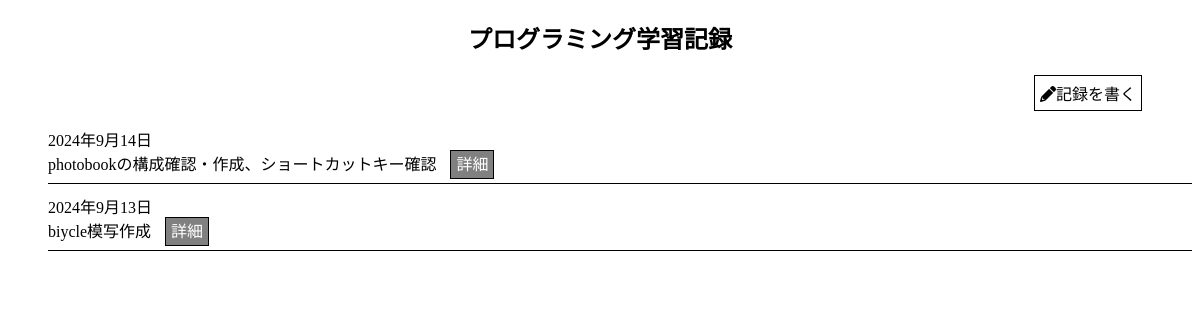
Page /record/ on the earlier database version.
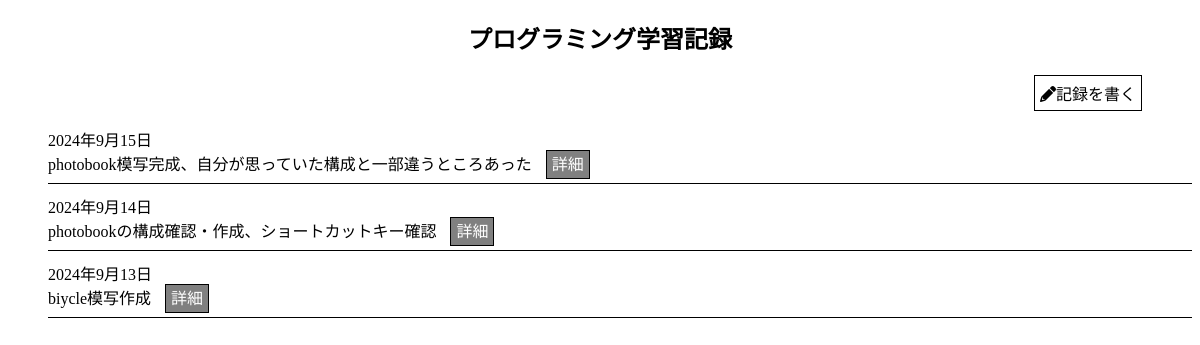
Same page on the later database version.
### recordapp/models.py (models this page shows, shortened)
class Post(models.Model):
    slug = models.SlugField(blank=True, editable=True, unique=True)
    date = models.DateField(verbose_name='投稿日')
    what_done = models.TextField(verbose_name='本日の作業内容')
    what_not_done = models.TextField(verbose_name='本日の課題', blank=True)
    what_learned = models.TextField(verbose_name='本日の取得スキル', blank=True)
    summary_image = models.ImageField(upload_to='study_summaries/', verbose_name='まとめノート', blank=True, null=True)
    class Meta:
        verbose_name = '勉強記録'
        verbose_name_plural = '勉強記録一覧'

### recordapp/views.py (the view)
class IndexView(View):
    def get(self, request):
        posts = Post.objects.order_by("-date")  # データベースから全てのPostを取得
        return render(request, "recordapp/index.html", {"posts": posts})

### templates/recordapp/index.html
    {% extends "recordapp/base.html" %}
    {% block content %}
    <h2>プログラミング学習記録</h2>
    <div class="record"><a  href="{% url 'recordapp:post'%}"><i class="fas fa-pencil-alt"></i>記録を書く</a></div>
    <ul>
        {% for post in posts %}
            <li>{{ post.date }}<br>{{ post.what_done }}
                <a class="detail" href="{% url 'recordapp:detail' post.slug%}">詳細</a>
            </li>
        {% empty %}
            <li>勉強記録がありません。</li>
        {% endfor %}
    </ul>
    {% endblock %}

Differences in the rows shown:
added Post: date "2024年9月15日", what_done "photobook模写完成、自分が思っていた構成と一部違うところあった"
